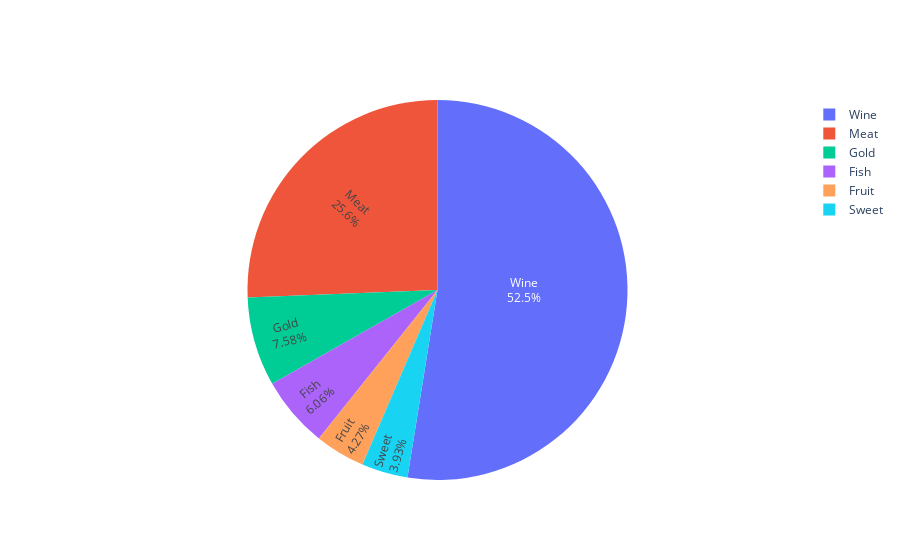

Notebook cell for this chart:
### Code cell
#measuring amont spent per segmentation of products
amount_spent = []
for col in [col for col in df if col.startswith('int_mnt_')]:
    amount_spent.append(df[col].sum())

amount_spent.pop()
labels = ['Wine', 'Fruit', 'Meat', 'Fish', 'Sweet', 'Gold']

import plotly.graph_objects as go
fig = go.Figure(data=[go.Pie(labels=labels, values=amount_spent, textinfo='label+percent',
                             insidetextorientation='radial'
                            )])
fig.show()

### Figure 1 — Plotly figure (JSON) as saved in the notebook; plotly's stock layout.template omitted (floating-point values rounded to 4 significant figures)
{"data": [{"insidetextorientation": "radial", "labels": ["Wine", "Fruit", "Meat", "Fish", "Sweet", "Gold"], "textinfo": "label+percent", "type": "pie", "values": [611079, 49654, 298097, 70514, 45776, 88233]}], "layout": {"autosize": true}}
